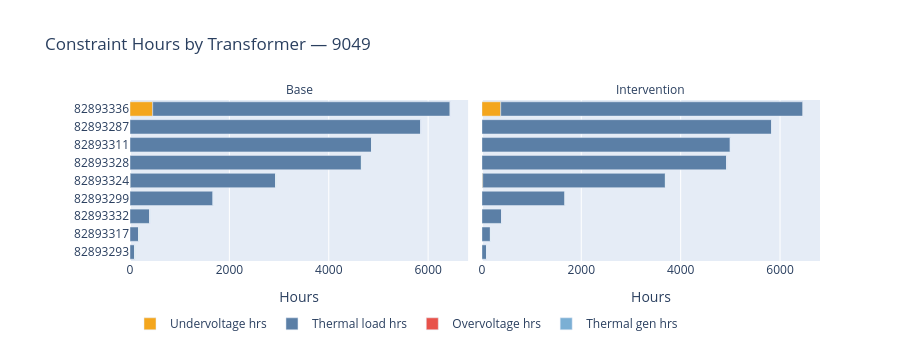

The notebook cell this image was saved under:
### Markdown cell above
## 7. Feeder drill-down

Zooming into a single feeder to see which individual distribution transformers are most constrained. Change `FEEDER` at the top of the notebook to explore a different feeder.

### Code cell
if FEEDER is None:
    FEEDER = top_feeders.iloc[-1]["feeder"]
print(f"Drilling into: {FEEDER}")

feeder_df = df[(df["feeder"] == FEEDER) & (df["mz_type"] == "TRANSFORMER")].copy()
feeder_df["zone_label"] = feeder_df["conducting_equipment_mrid"]

zone_agg = feeder_df.groupby(["zone_label", "source"], as_index=False)[list(constraint_cols.values())].sum()
zone_agg["total_constraint_hrs"] = zone_agg[list(constraint_cols.values())].sum(axis=1)

zone_max = zone_agg.groupby("zone_label")["total_constraint_hrs"].max()
zone_order = zone_max[zone_max > 0].sort_values().index.tolist()
zone_agg = zone_agg[zone_agg["zone_label"].isin(zone_order)]

stacked_zone = zone_agg.melt(
    id_vars=["zone_label", "source"],
    value_vars=list(constraint_cols.values()),
    var_name="constraint_type",
    value_name="hours",
)
stacked_zone["constraint_type"] = stacked_zone["constraint_type"].map(label_map)
stacked_zone["zone_label"] = pd.Categorical(stacked_zone["zone_label"], categories=zone_order, ordered=True)
stacked_zone = stacked_zone.sort_values("zone_label")

n_zones = len(zone_order)
chart_height = max(350, n_zones * 35)

fig = px.bar(
    stacked_zone,
    x="hours",
    y="zone_label",
    color="constraint_type",
    facet_col="source",
    orientation="h",
    title=f"Constraint Hours by Transformer — {FEEDER}",
    color_discrete_map={
        "Overvoltage hrs":  C["red"],
        "Undervoltage hrs": C["amber"],
        "Thermal load hrs": C["mid"],
        "Thermal gen hrs":  C["light"],
    },
    category_orders={"source": SOURCE_ORDER},
    labels={"hours": "Hours", "zone_label": "", "constraint_type": ""},
)
fig.for_each_annotation(lambda a: a.update(text=a.text.split("=")[-1]))
fig.update_xaxes(matches="x")
fig.update_layout(
    legend={"orientation": "h", "y": -0.3},
    margin={"l": 130},
    height=chart_height,
)
fig.show()

### Figure 1 — Plotly figure (JSON) as saved in the notebook; plotly's stock layout.template omitted (floating-point values rounded to 4 significant figures)
{"data": [{"hovertemplate": "=%{y}<br>source=Base<br>Hours=%{x}<extra></extra>", "legendgroup": "Undervoltage hrs", "marker": {"color": "#F4A61D", "pattern": {"shape": ""}}, "name": "Undervoltage hrs", "orientation": "h", "showlegend": true, "textposition": "auto", "type": "bar", "x": [0.0, 0.0, 0.0, 0.0, 4.5, 0.0, 0.0, 0.0, 456.5], "xaxis": "x", "y": ["82893293", "82893317", "82893332", "82893299", "82893324", "82893328", "82893311", "82893287", "82893336"], "yaxis": "y"}, {"hovertemplate": "=%{y}<br>source=Base<br>Hours=%{x}<extra></extra>", "legendgroup": "Thermal load hrs", "marker": {"color": "#5B7FA6", "pattern": {"shape": ""}}, "name": "Thermal load hrs", "orientation": "h", "showlegend": true, "textposition": "auto", "type": "bar", "x": [93.0, 173.5, 396.5, 1672.0, 2926.0, 4658.0, 4860.0, 5852.0, 5988.0], "xaxis": "x", "y": ["82893293", "82893317", "82893332", "82893299", "82893324", "82893328", "82893311", "82893287", "82893336"], "yaxis": "y"}, {"hovertemplate": "=%{y}<br>source=Base<br>Hours=%{x}<extra></extra>", "legendgroup": "Overvoltage hrs", "marker": {"color": "#E8524A", "pattern": {"shape": ""}}, "name": "Overvoltage hrs", "orientation": "h", "showlegend": true, "textposition": "auto", "type": "bar", "x": [0.0, 0.0, 0.0, 0.0, 0.0, 0.0, 0.0, 0.0, 0.0], "xaxis": "x", "y": ["82893293", "82893317", "82893332", "82893299", "82893324", "82893328", "82893311", "82893287", "82893336"], "yaxis": "y"}, {"hovertemplate": "=%{y}<br>source=Base<br>Hours=%{x}<extra></extra>", "legendgroup": "Thermal gen hrs", "marker": {"color": "#7BAFD4", "pattern": {"shape": ""}}, "name": "Thermal gen hrs", "orientation": "h", "showlegend": true, "textposition": "auto", "type": "bar", "x": [0.0, 0.0, 0.0, 0.0, 0.0, 0.0, 0.0, 0.0, 0.0], "xaxis": "x", "y": ["82893293", "82893317", "82893332", "82893299", "82893324", "82893328", "82893311", "82893287", "82893336"], "yaxis": "y"}, {"hovertemplate": "=%{y}<br>source=Intervention<br>Hours=%{x}<extra></extra>", "legendgroup": "Undervoltage hrs", "marker": {"color": "#F4A61D", "pattern": {"shape": ""}}, "name": "Undervoltage hrs", "orientation": "h", "showlegend": false, "textposition": "auto", "type": "bar", "x": [0.0, 0.0, 0.0, 0.0, 16.0, 0.0, 0.0, 0.0, 379.0], "xaxis": "x2", "y": ["82893293", "82893317", "82893332", "82893299", "82893324", "82893328", "82893311", "82893287", "82893336"], "yaxis": "y2"}, {"hovertemplate": "=%{y}<br>source=Intervention<br>Hours=%{x}<extra></extra>", "legendgroup": "Thermal load hrs", "marker": {"color": "#5B7FA6", "pattern": {"shape": ""}}, "name": "Thermal load hrs", "orientation": "h", "showlegend": false, "textposition": "auto", "type": "bar", "x": [92.5, 172.0, 396.5, 1672.0, 3678.0, 4926.0, 5000.0, 5833.0, 6085.0], "xaxis": "x2", "y": ["82893293", "82893317", "82893332", "82893299", "82893324", "82893328", "82893311", "82893287", "82893336"], "yaxis": "y2"}, {"hovertemplate": "=%{y}<br>source=Intervention<br>Hours=%{x}<extra></extra>", "legendgroup": "Overvoltage hrs", "marker": {"color": "#E8524A", "pattern": {"shape": ""}}, "name": "Overvoltage hrs", "orientation": "h", "showlegend": false, "textposition": "auto", "type": "bar", "x": [0.0, 0.0, 0.0, 0.0, 0.0, 0.0, 0.0, 0.0, 0.0], "xaxis": "x2", "y": ["82893293", "82893317", "82893332", "82893299", "82893324", "82893328", "82893311", "82893287", "82893336"], "yaxis": "y2"}, {"hovertemplate": "=%{y}<br>source=Intervention<br>Hours=%{x}<extra></extra>", "legendgroup": "Thermal gen hrs", "marker": {"color": "#7BAFD4", "pattern": {"shape": ""}}, "name": "Thermal gen hrs", "orientation": "h", "showlegend": false, "textposition": "auto", "type": "bar", "x": [0.0, 0.0, 0.0, 0.0, 0.0, 0.0, 0.0, 0.0, 0.0], "xaxis": "x2", "y": ["82893293", "82893317", "82893332", "82893299", "82893324", "82893328", "82893311", "82893287", "82893336"], "yaxis": "y2"}], "layout": {"annotations": [{"font": {}, "showarrow": false, "text": "Base", "x": 0.245, "xanchor": "center", "xref": "paper", "y": 1, "yanchor": "bottom", "yref": "paper"}, {"font": {}, "showarrow": false, "text": "Intervention", "x": 0.755, "xanchor": "center", "xref": "paper", "y": 1, "yanchor": "bottom", "yref": "paper"}], "barmode": "relative", "height": 350, "legend": {"orientation": "h", "title": {"text": ""}, "tracegroupgap": 0, "y": -0.3}, "margin": {"l": 130}, "title": {"text": "Constraint Hours by Transformer — 9049"}, "xaxis": {"anchor": "y", "domain": [0, 0.49], "matches": "x", "title": {"text": "Hours"}}, "xaxis2": {"anchor": "y2", "domain": [0.51, 1], "matches": "x", "title": {"text": "Hours"}}, "yaxis": {"anchor": "x", "domain": [0, 1], "title": {"text": ""}}, "yaxis2": {"anchor": "x2", "domain": [0, 1], "matches": "y", "showticklabels": false}}}
